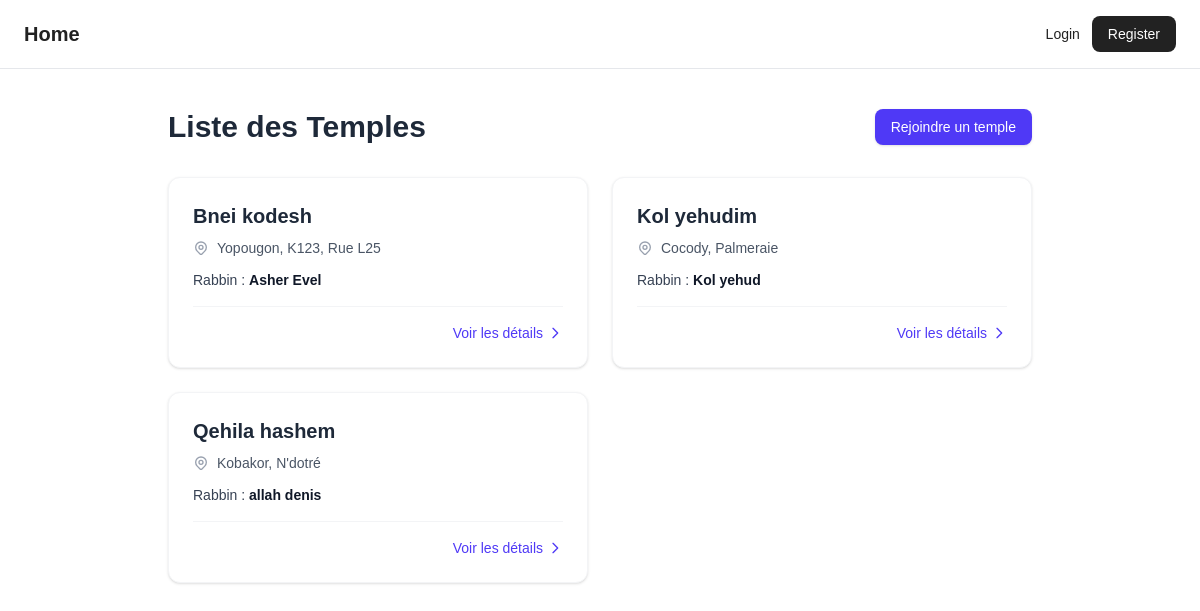
/temples/, run on the app's committed database.
### core/models.py (models this page shows, shortened)
class Temple(SlugMixin):
    name = models.CharField(
        "Nom du temple",
        max_length=200,
        unique=True,
    )
    address = models.CharField(
        "Adresse",
        max_length=200,
    )
    rabbin = models.OneToOneField(
        Rabbin,
        on_delete=models.RESTRICT,
        related_name="temple",
        verbose_name="Rabbin",
    )
    class Meta:
        verbose_name = "Temple"
        verbose_name_plural = "Temples"
        ordering = ["name"]
        indexes = [
            models.Index(fields=["name"]),
            models.Index(fields=["rabbin"]),
        ]
    def get_absolute_url(self):
        return reverse('core:temple-detail', args=[self.slug])

### accounts/models.py (models this page shows, shortened)
class Rabbin(Stamp):
    user = models.OneToOneField(
        BaseUser,
        on_delete=models.CASCADE,
        related_name="rabbin",
        verbose_name="Utilisateur",
    )
    avatar = models.ImageField(
        "Photo de profil",
        upload_to="avatars/rabbins/",
        validators=[
            validate_file_extension,
            validate_file_size,
        ],
        blank=True,
        null=True,
    )
    class Meta:
        verbose_name = "Rabbin"
        verbose_name_plural = "Rabbins"
        ordering = ["user__full_name"]
        indexes = [
            models.Index(fields=["user"]),
        ]

class BaseUser(AbstractUser, Stamp):
    class Role(models.TextChoices):
        ADMIN = "ADMIN", "Super-utilisateur"
        RABBIN = "RABBIN", "Rabbin"
        MEMBER = "MEMBER", "Membre"
    username = None
    phone = models.CharField(
        "Téléphone",
        max_length=10,
        unique=True,
        validators=[phone_regex],
    )
    role = models.CharField(
        "Rôle",
        max_length=10,
        choices=Role.choices,
        default=Role.MEMBER,
        db_index=True,
    )
    full_name = models.CharField(
        "Nom complet",
        max_length=200,
    )
    address = models.CharField(
        "Adresse",
        max_length=200,
        blank=True,
    )
    email = models.EmailField(
        "Courriel",
        max_length=200,
        blank=True,
        null=True,
    )
    is_active = models.BooleanField(
        "Actif",
        default=True,
    )
    objects = GlobalManager()
    USERNAME_FIELD = "phone"
    REQUIRED_FIELDS = ["full_name"]
    class Meta:
        verbose_name = "Utilisateur"
        verbose_name_plural = "Utilisateurs"
        ordering = ["full_name"]
        indexes = [
            models.Index(fields=["full_name"]),
            models.Index(fields=["role"]),
            models.Index(fields=["is_active"]),
        ]

### core/views.py (the view)
class TempleListView(ListView):
    model = Temple
    template_name = "core/sy-list.html"
    context_object_name = "temples"
    def get_queryset(self):
        return Temple.objects.select_related("rabbin__user")

### core/templates/core/sy-list.html (shortened to what this page needs)
{% extends 'base.html' %}
{% block content %}
<div class="max-w-4xl mx-auto mt-10 px-4">
    <div class="flex justify-between items-center mb-8">
        <h2 class="text-3xl font-bold text-gray-800">Liste des Temples</h2>
        <a href="{% url 'core:join-community' %}" class="bg-indigo-600 hover:bg-indigo-700 text-white font-medium py-2 px-4 rounded-lg transition duration-200 shadow-sm text-sm">
            Rejoindre un temple
        </a>
    </div>
    {% if temples %}
        <div class="grid grid-cols-1 md:grid-cols-2 gap-6">
            {% for temple in temples %}
                <div class="bg-white p-6 rounded-xl shadow-sm border border-gray-100 flex flex-col justify-between hover:shadow-md transition duration-200">
                    <div>
                        <h3 class="text-xl font-semibold text-gray-800 mb-2">
                            {{ temple.name }}
                        </h3>
                        <p class="text-gray-600 text-sm mb-3 flex items-center">
                            {{ temple.address }}
                        </p>
                        <p class="text-gray-700 text-sm mb-4 font-medium">
                            Rabbin : <span class="text-gray-900 font-semibold">{{ temple.rabbin.user.full_name }}</span>
                        </p>
                    </div>
                    <div class="pt-4 border-t border-gray-100 flex justify-end">
                        <a href="{{ temple.get_absolute_url }}"
                           class="text-indigo-600 hover:text-indigo-800 font-medium text-sm flex items-center transition duration-150">
                            Voir les détails
                            <svg class="w-4 h-4 ml-1" fill="none" stroke="currentColor" viewBox="0 0 24 24">
                                <path stroke-linecap="round" stroke-linejoin="round" stroke-width="2" d="M9 5l7 7-7 7"></path>
                            </svg>
                        </a>
                    </div>
                </div>
            {% endfor %}
        </div>
    {% else %}
        <div class="bg-gray-50 border border-gray-200 rounded-xl p-8 text-center text-gray-500">
            Aucun temple n'est disponible pour le moment.
        </div>
    {% endif %}
</div>
{% endblock %}

### templates/base.html (shortened to what this page needs)
<!doctype html>
<html lang="fr">
  <head>
    <script src="https://cdn.jsdelivr.net/npm/@tailwindcss/browser@4"></script>
  </head>
  <body>
    <div>
      <header>
        {% include "layout/_navbar.html" %}
      </header>
      <main>{% block content %} {% endblock %}</main>
    </div>
  </body>
</html>

### templates/layout/_navbar.html
<nav class="px-4 py-4 border-b border-gray-200 bg-white">
  <div class="max-w-6xl mx-auto flex items-center justify-between">
    <a
      href="{% url 'core:home' %}"
      class="text-xl font-bold text-[#222] hover:text-[#0802C] transition"
    >
      Home
    </a>
    {% if request.user.is_authenticated %}
    <div class="flex items-center gap-5">
      <span class="hidden sm:block text-sm text-gray-500">
        Bonjour, {% if user.role == "RABBIN" %} Rav {% endif %}
        <span class="font-semibold text-[#222]"> {{ user.full_name }} </span>
      </span>
      {% if request.user.role == "RABBIN" %}
      <a
        href="{% url 'accounts:profile' %}"
        class="text-sm font-medium text-[#222] hover:text-[#0802C] transition"
      >
        Profile
      </a>
      {% endif %}
      <form method="post" action="{% url 'accounts:logout' %}">
        {% csrf_token %}
        <button
          type="submit"
          class="text-sm font-medium text-[#222] border border-[#222] px-3 py-1.5 rounded-lg hover:bg-[#222] hover:text-white transition duration-200"
        >
          Logout
        </button>
      </form>
    </div>
    {% else %}
    <div class="flex items-center gap-3">
      <a
        href="{% url 'accounts:login' %}"
        class="text-sm font-medium text-[#222] hover:text-[#0802C] transition"
      >
        Login
      </a>
      <a
        href="{% url 'accounts:register' %}"
        class="text-sm font-medium bg-[#222] text-white px-4 py-2 rounded-lg hover:bg-[#0802C] transition duration-200"
      >
        Register
      </a>
    </div>
    {% endif %}
  </div>
</nav>

### templates/base.html (style rules this page uses)
body { font-family: "Arial", sans-serif; }

### data on the page
Temple: name "Bnei kodesh", address "Yopougon, K123, Rue L25", rabbin.user.full_name "Asher Evel"
Temple: name "Kol yehudim", address "Cocody, Palmeraie", rabbin.user.full_name "Kol yehud"
Temple: name "Qehila hashem", address "Kobakor, N'dotré", rabbin.user.full_name "allah denis"
